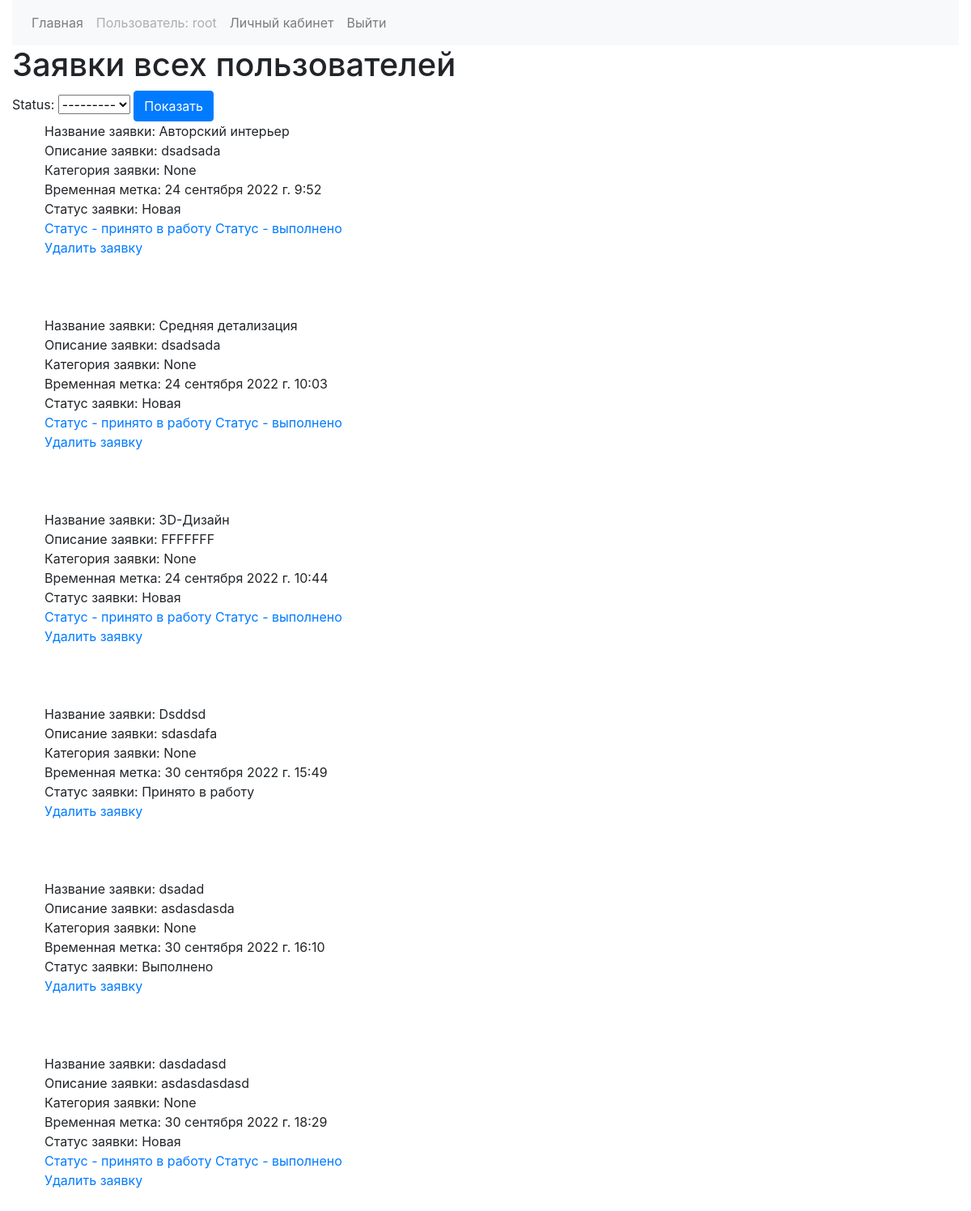
/catalog/application/application_admin/ (signed in), run on an earlier commit of the app's database.
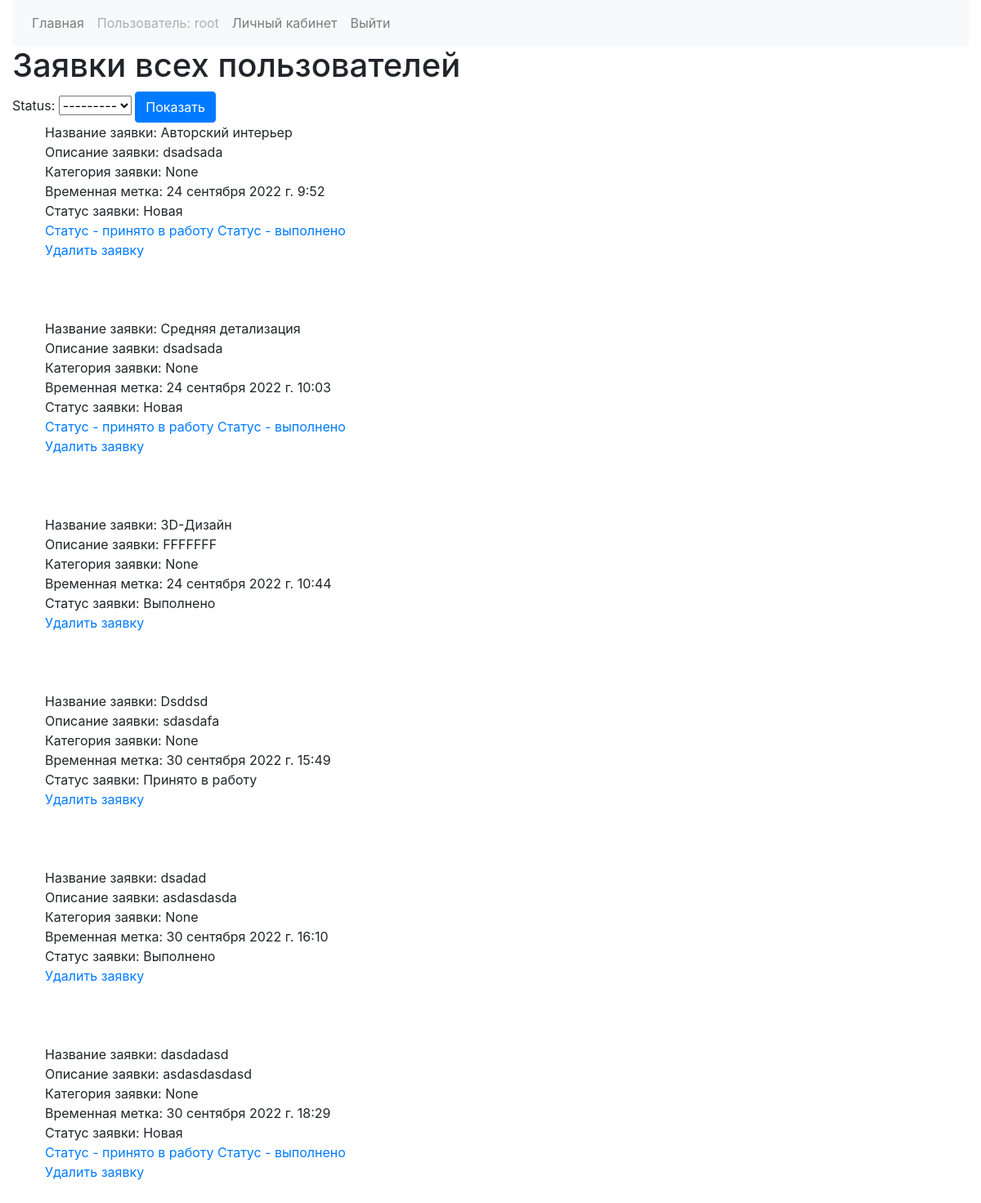
And on a later commit of the database.
### catalog/models.py (models this page shows, shortened)
class AdvUser(AbstractBaseUser, PermissionsMixin):
    id = models.AutoField(primary_key=True, unique=True)
    username = models.CharField(max_length=200, unique=True)
    fullname = models.CharField(max_length=200)
    email = models.EmailField(unique=True, max_length=200)
    is_staff = models.BooleanField(default=False)
    USERNAME_FIELD = 'username'
    EMAIL_FIELD = 'email'
    REQUIRED_FIELDS = ['fullname', 'password', 'email',]
    objects = CustomAccountManager()

class Application(models.Model):
    name = models.CharField(max_length=200, help_text='Введите название заявки')
    summary = models.CharField(max_length=1000, help_text='Введите описание заявки')
    category = models.ForeignKey('Category', help_text='Выберите категория для заявки', on_delete=models.SET_NULL, null=True)
    timestamp = models.DateTimeField(default=timezone.now())
    image = models.ImageField(upload_to='images/', validators=[validate_image], help_text='Максимальный размер '
                                                                                          'изображения 2MB')
    application_status = (
        ('Новая', 'Now',),
        ('Принято в работу', 'Load',),
        ('Выполнено', 'Ready',)
    )
    status = models.CharField(max_length=50, choices=application_status, blank=True, default='Новая')
    client = models.ForeignKey(AdvUser, on_delete=models.SET_NULL, null=True, blank=True, to_field='id')
    comment = models.TextField(max_length=500, blank=True)
    design = models.ImageField(upload_to='images/',
                               help_text="Максимальный размер изображения 2MB",
                               blank=True,
                               null=True,
                               validators=[validate_image])

### catalog/views.py (the view)
class ApplicationListAdmin(LoginRequiredMixin, generic.ListView):
    model = Application
    template_name = 'catalog/application_list_admin.html'
    def get_context_data(self, **kwargs):
        context = super().get_context_data(**kwargs)
        context['filter'] = ApplicationFilter(self.request.GET, queryset=self.get_queryset())
        return context

### catalog/templates/catalog/application_list_admin.html
{% extends "base.html" %}
{% load bootstrap %}
{% block content %}
{% if perms.catalog.change_application %}
    <h1>Заявки всех пользователей</h1>
    <form action="" method="GET">
        {{ filter.form|bootstrap }}
        <button type="submit" class="btn btn-primary">Показать</button>
    </form>
    {% if application_list %}
        <ul>
          {% for application in filter.qs %}
            <li>Название заявки: {{application.name}}</li>
            <li>Описание заявки: {{application.summary}}</li>
            <li>Категория заявки: {{application.category}}</li>
            <li>Временная метка: {{application.timestamp}}</li>
            <li>Статус заявки: {{application.status}}</li>
             {%if application.status == 'Новая' %}
                <a href="{% url 'confirm-update' application.pk 'Принято в работу' %}">Статус - принято в работу</a>
                <a href="{% url 'confirm-update' application.pk  'Выполнено' %}">Статус - выполнено</a>
            {% endif %}
            <li><a href="{% url 'application-delete' application.pk %}">Удалить заявку</a></li>
            <br>
            <br>
            <br>
          {% endfor %}
        </ul>
    {% else %}
        <p>Нет заявок.</p>
    {% endif %}
{% endif %}
{% endblock %}

### catalog/templates/base.html (shortened to what this page needs)
<!DOCTYPE html>
<html lang="en">
<head>
    <link rel="stylesheet" href="https://maxcdn.bootstrapcdn.com/bootstrap/4.0.0/css/bootstrap.min.css">
</head>
<body>
  <div class="container-fluid">
      {% block sidebar %}
      <nav class="navbar navbar-expand-lg navbar-light bg-light">
          <ul class="navbar-nav mr-auto">
              <li class="nav-item"><a href="{% url 'home' %}" class="nav-link">Главная</a></li>
              {% if user.is_authenticated %}
              <li class="nav-item"><a href="" class="nav-link disabled">Пользователь: {{ user.get_username }}</a></li>
              <li class="nav-item"><a href="{% url 'profile' %}" class="nav-link">Личный кабинет</a></li>
              <li class="nav-item"><a href="{% url 'logout' %}?next={{request.path}}" class="nav-link">Выйти</a></li>
              {% else %}
              <li class="nav-item"><a href="{% url 'login' %}?next={{request.path}}" class="nav-link">Войти</a></li>
              <li class="nav-item"><a href="{% url 'register' %}" class="nav-link">Регистрация</a></li>
              {% endif %}
          </ul>
      </nav>
      {% endblock %}
      {% block content %}{% endblock %}
  </div>
</body>
</html>

### catalog/templates/base.html (style rules this page uses)
li { list-style-type: none; }

What changed in the data, as far as the page shows it:
changed Application "3D-Дизайн": status "Новая" → "Выполнено"; no longer shows "Статус - принято в работу Статус - выполнено"
